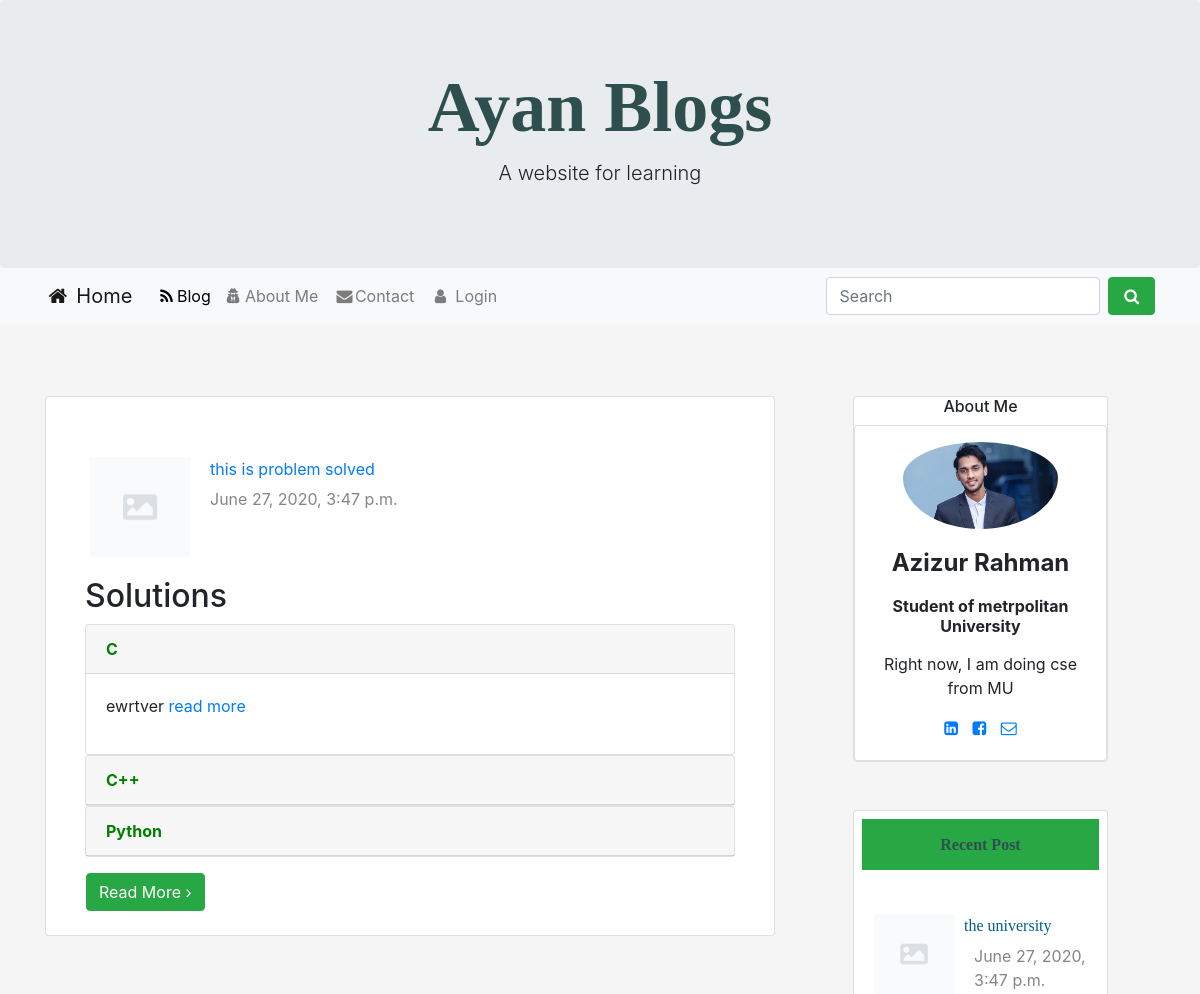
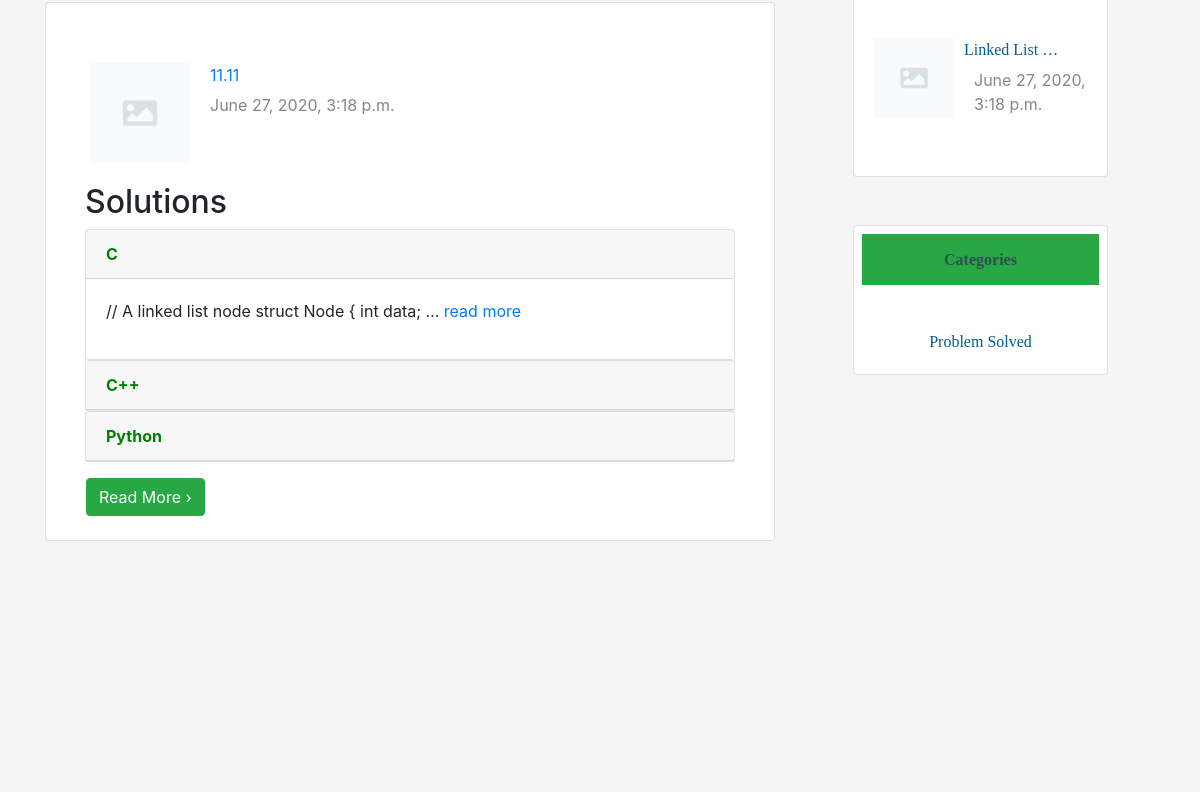
The page /blog/ (upper part) on the database as committed earlier (2 pictures, top to bottom).
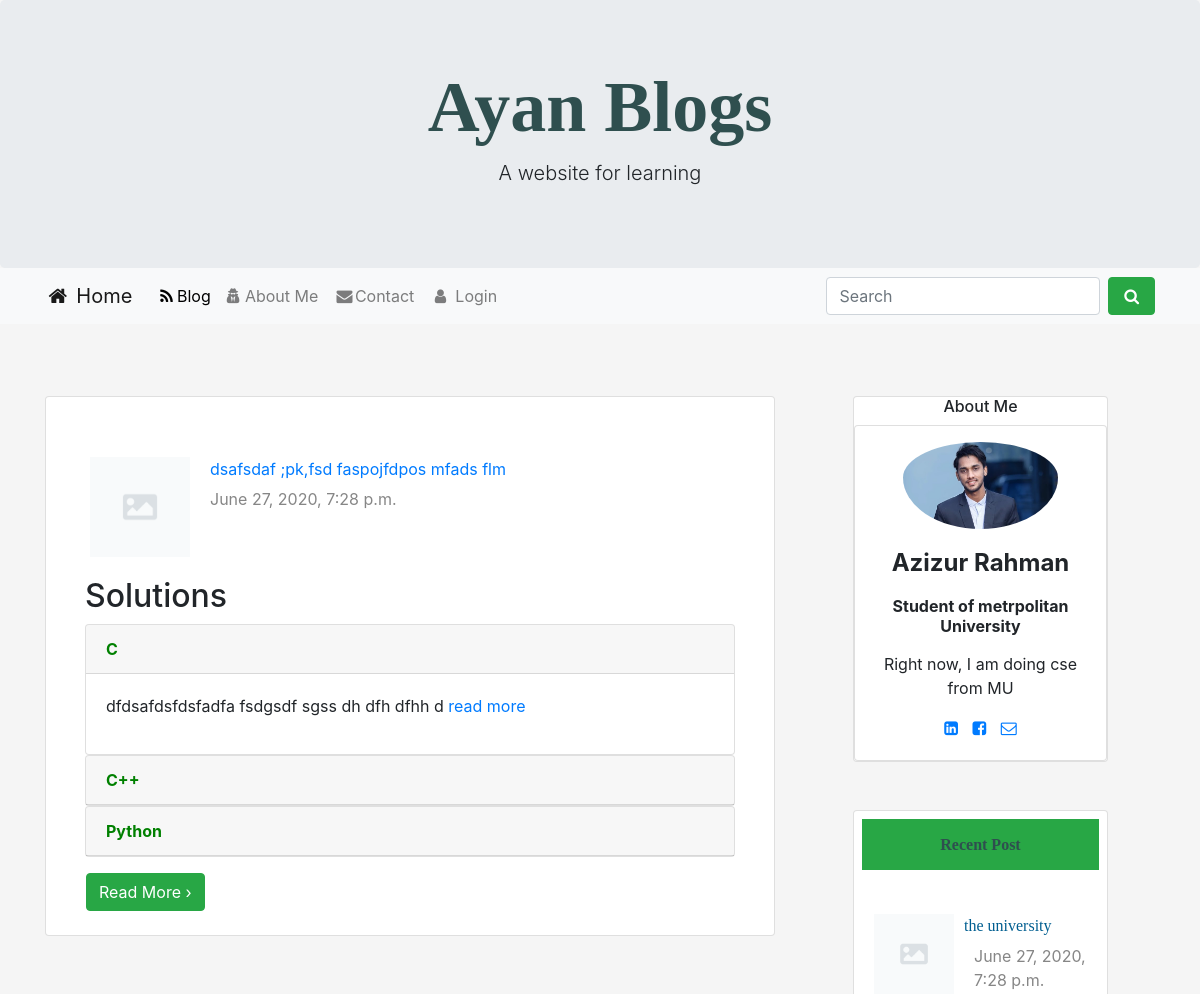
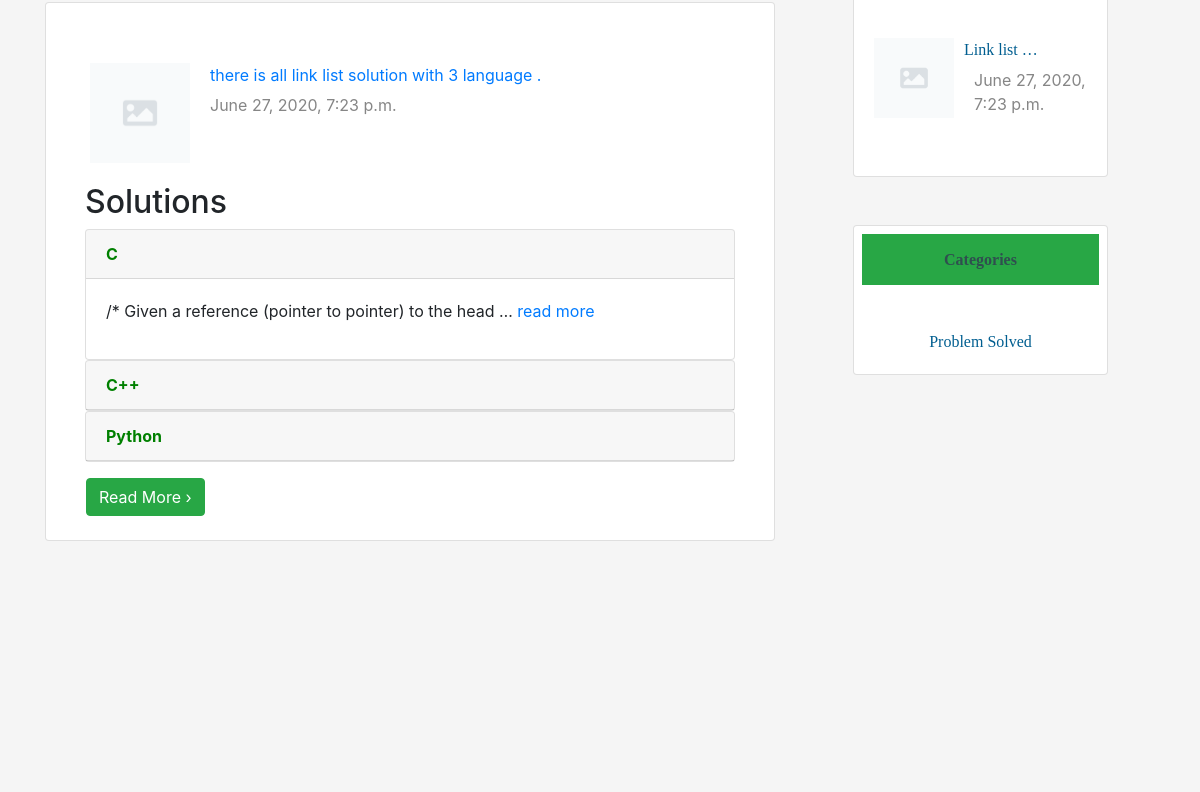
The same page on the database as committed later (2 pictures, top to bottom).
### home/models.py (models this page shows, shortened)
class Post(models.Model):
    category = models.ForeignKey(Category, on_delete=models.CASCADE)
    postAuthor = models.CharField(max_length=200)
    postId = models.AutoField(primary_key=True, auto_created=True)
    postTitle = models.CharField(max_length=200)
    postTimeDate = models.DateTimeField(auto_now_add=True, auto_now=False, blank=True)
    postInC = models.TextField()
    postInCplus = models.TextField()
    postInPython = models.TextField()
    postDescriptions = models.TextField()
    postUrl = models.TextField(blank=True)
    postImage = models.ImageField(blank=True, null=True)
    def get_photo_url(self):
        if self.postImage and hasattr(self.postImage, 'url'):
            return self.postImage.url
        else:
            return "/static/no.png"

class Category(models.Model):
    category = models.CharField(max_length=200, primary_key=True)

### home/views.py (the view)
# urls.py: path('blog/', views.blog, name='blog'),
def blog(request):
    Posts = Post.objects.all().order_by('-postTimeDate')
    paginator = Paginator(Posts, 4)
    page = request.GET.get('page')
    Recent = Post.objects.all().order_by('-postTimeDate')[0:3]
    Posts = paginator.get_page(page)
    cat = Category.objects.all()[0:3]
    context = {'Posts': Posts,
               'RecentPost': Recent,
               'Categories': cat,}
    return render(request, 'blog.html', context)

### templates/blog.html (shortened to what this page needs)
{% extends 'base.html' %}
{% load static %}
{% block  blogActive %}active{% endblock blogActive %}
 {% block body %}
    <div class="row">
   <div class="col-sm-8">
    {% for post in Posts %}
     <div class="card pt-4 pl-4 pb-4 pr-4">
                    <div class="card-body">
                        <div class="mt-3">
                            <img style="float:left;" class="d-inline-block" src="{{ post.get_photo_url }}" height=100;
                                width=100; alt="abc">
                            <a href="{% url 'readMore' post.postId %}">
                                <p  style="margin-left:120px;">
                                    {{ post.postDescriptions |truncatewords:30 }}
                                </p>
                            </a>
                            <p style="margin-left:120px; margin-top:-10px;" class="description">{{ post.postTimeDate }}</p>
                        </div>
                    </div>
           <div class="container">
  <h2>Solutions</h2>
  <div id="accordion">
    <div class="card">
      <div class="card-header">
        <a style="font-weight:bold; color:#008000;" class="card-link" data-toggle="collapse" href="#ayan{{post.postId}}1">
          C
        </a>
      </div>
      <div id="ayan{{post.postId}}1" class="collapse show" data-parent="#accordion">
        <div class="card-body">
        <p class="post">{{ post.postInC  |truncatewords:10 }}<a href="{% url 'readMore' post.postId%}"> read more</a></p>
        </div>
      </div>
    </div>
    <div class="card">
      <div class="card-header">
        <a style="font-weight:bold; color:#008000;" class="collapsed card-link" data-toggle="collapse" href="#ayan{{post.postId}}2">
        C++
      </a>
      </div>
    </div>
    <div class="card">
      <div class="card-header">
        <a style="font-weight:bold; color:#008000;"  class="collapsed card-link" data-toggle="collapse" href="#ayan{{post.postId}}3">
          Python
        </a>
      </div>
    </div>
  </div>
</div>
                    <a class="ml-3 mt-3" href="{% url 'readMore' post.postId%}"> <span class="btn btn-success">Read More &rsaquo;</span></a>
        </div>
{% endfor %}
       </div>
        <div class="col-sm-3 ml-lg-5" >
          <div class="card text-center ">
                    <h6>About Me</h6>
<div class="card card-cascade">
  <div class="view view-cascade overlay">
    <img class="card-img-top rounded-circle pl-5 pr-5 pt-3" src="{% static 'aya.jpeg' %}" alt="Card image cap">
  </div>
  <div class="card-body card-body-cascade text-center">
    <h4 class="card-title"><strong>Azizur Rahman</strong></h4>
    <h6 class="font-weight-bold indigo-text py-2">Student of metrpolitan University</h6>
    <p class="card-text">Right now, I am doing cse from MU
    </p>
    <a href="https://www.linkedin.com/in/azizur-rahman-720636165"  class="btn-floating btn-small btn-fb"><i class="fa fa-linkedin-square

"></i></a>
    <a href="https://www.facebook.com/imayanchy/" class="btn-floating btn-small btn-tw" style="padding:10px;"><i class="fa fa-facebook-square

"></i></a>
    <a href="mailto:aaziz9642@gmail.com"  class="btn-floating btn-small btn-dribbble"><i class="fa fa-envelope-o"></i></a>
  </div>
</div>
                </div>
<div class="card promoting-card mt-5">
<h6 class="bg-success m-2  p-3 text-center" id="heading">Recent Post</h6>
 <div class="card-body">
                        <div class="mt-3">
                             {% for post in RecentPost%}
                            <img style="float:left;" class="d-inline-block" src="{{ post.get_photo_url }}" height=80;
                                width=80; alt="abc">
                            <a href="{% url 'readMore' post.postId %}">
                                <p  style="margin-left:90px; "  class="text-style">
                                    {{ post.postTitle |truncatewords:2 }}
                                </p>
                            </a>
                            <p style="margin-left:100px; margin-top:-10px;" class="description">{{ post.postTimeDate }}</p>
                            <br>
                             {% endfor %}
                        </div>
                    </div>
</div>
<div class="card promoting-card mt-5">
<h6 class="bg-success m-2 p-3 text-center" id="heading">Categories</h6>
  <div class="card-body">
                        <div class="mt-3 text-center">
                             {% for cat in Categories%}
                            <a class="text-style" href="#"> {{cat.category}} </a><br>
                             {% endfor %}
                        </div>
                    </div>
</div>
</div>
</div>
 {% endblock body %}

### templates/base.html (shortened to what this page needs)
{% load static %}
<!DOCTYPE html>
<html lang="en">
<head>
  <link rel="stylesheet" href="https://maxcdn.bootstrapcdn.com/bootstrap/4.5.0/css/bootstrap.min.css">
 <link rel="stylesheet" href="https://cdnjs.cloudflare.com/ajax/libs/font-awesome/4.7.0/css/font-awesome.min.css">
  <link rel="stylesheet" href="{% static 'css/style.css' %} ">
</head>
<body style="background-color:#F5F5F5">
<div class="jumbotron" style="margin-bottom:0;">
  <a href="{% url 'home' %}" style="text-decoration: none;"><h1 class="display-3 text-center" id="heading">Ayan Blogs</h1></a>
  <p class="lead text-center">A website for learning</p>
</div>
<nav class="navbar navbar-expand-lg navbar-light bg-light">
 <div class="container">
 <a class="navbar-brand" href="{% url 'home' %}"><i class="fa fa-fw fa-home"></i> Home</a>
  <div class="collapse navbar-collapse" id="navbarSupportedContent">
    <ul class="navbar-nav mr-auto">
    <li class="nav-item ">
        <a class="nav-link" href="{% url 'blog' %}" id="{% block blogActive %}{% endblock blogActive %}"><i class="fa fa-fw fa-rss" aria-hidden="true"></i>Blog</a>
      </li>
     <li class="nav-item" >
       <a  class="nav-link" href="{% url 'aboutMe' %}"
       id="{% block aboutActive %}{% endblock aboutActive %}"><i class="fa fa-user-secret" aria-hidden="true"></i> About Me</a>
     </li>
      <li class="nav-item">
       <a class="nav-link" href="{% url 'contact' %}" id="{% block contactActive %}{% endblock contactActive %}"><i class="fa fa-fw fa-envelope"></i>Contact</a>
      </li>
      {% if user.is_authenticated %}
                        <li class="nav-item dropdown  ">
                        <a class="nav-link dropdown-toggle" href="#" id="navbarDropdown" role="button"
                            data-toggle="dropdown" aria-haspopup="true" aria-expanded="false">
                           <i class="fa fa-user" aria-hidden="true"></i> welcome {{request.user.username}}
                        </a>
                        <div class="dropdown-menu edit-dropdown " aria-labelledby="navbarDropdown">
                            <a class="dropdown-item" href="#"><i class="fa fa-eye" aria-hidden="true"></i> View Profile</a>
                               <a class="dropdown-item" href="{% url 'userLogOut' %}"><i class="fa fa-sign-out" aria-hidden="true"></i> Logout</a>
                        </div>
                    </li>
                    {% else %}
      <li class="nav-item">
       <a class="nav-link" href="#"  data-toggle="modal" data-target="#myModal"><i class="fa fa-fw fa-user"></i> Login</a>
      </li>
      {% endif %}
    </ul>
    <form class="form-inline my-2 my-lg-0" method="get" action="{% url 'search' %}">
      <input class="form-control mr-sm-2" type="search" name="search" placeholder="Search" aria-label="Search">
      <button class="btn btn-success my-2 my-sm-0" type="submit"><i class="fa fa-fw fa-search"></i></button>
    </form>
  </div>
  </div>
</nav>
<br>
<div class="container mt-5 mb-5">
     {% block body %}
     {% endblock body %}
</div>
</body>
</html>

### static/css/style.css (style rules this page uses)
#heading { font-family:bitter,georgia,"times new roman",times,serif; font-weight:bold; color:#2F4F4F; }
.description { color:#868686; fon-weight:bold; margin-top:-2px; }
#active { color: black; }
.text-style { font-family:bitter,georgia,"times new roman",times,serif; color:#005E90; }

Rows that differ between the two databases and show on the page:
removed Post: postDescriptions "this is problem solved", postTimeDate "June 27, 2020, 3:47 p.m.", postInC "ewrtver", postTitle "the university"
removed Post: postDescriptions "11.11", postTimeDate "June 27, 2020, 3:18 p.m.", postInC "// A linked list node struct Node { int data; …", postTitle "Linked List …"
added Post: postDescriptions "dsafsdaf ;pk,fsd faspojfdpos mfads flm", postTimeDate "June 27, 2020, 7:28 p.m.", postInC "dfdsafdsfdsfadfa fsdgsdf sgss dh dfh dfhh d", postTitle "the university"
added Post: postDescriptions "there is all link list solution with 3 language .", postTimeDate "June 27, 2020, 7:23 p.m.", postInC "/* Given a reference (pointer to pointer) to the head …", postTitle "Link list …"
